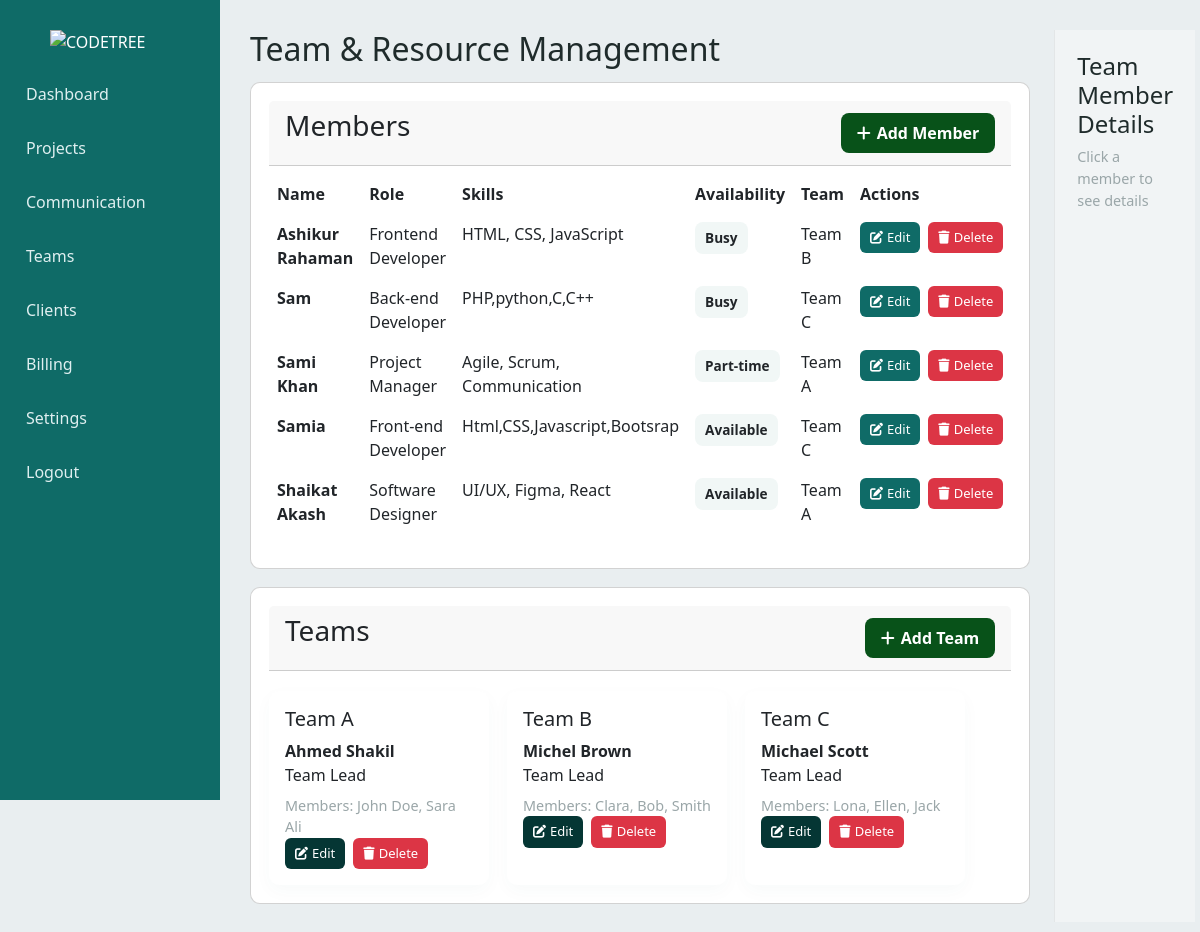
The page /codetree-ipcms/teams.php (signed in) on the database its author committed.
### tables this page shows
CREATE TABLE `team_members` (
  `id` int(11) NOT NULL,
  `name` varchar(100) NOT NULL,
  `email` varchar(100) DEFAULT NULL,
  `role` varchar(100) NOT NULL,
  `skills` text DEFAULT NULL,
  `availability` enum('Available','Busy','Part-time') DEFAULT 'Available',
  `workload` int(11) DEFAULT 0,
  `projects` text DEFAULT NULL,
  `team_id` int(11) DEFAULT NULL,
  `created_at` timestamp NOT NULL DEFAULT current_timestamp()
);

CREATE TABLE `teams` (
  `id` int(11) NOT NULL,
  `name` varchar(100) NOT NULL,
  `leader` varchar(100) DEFAULT NULL,
  `members` text DEFAULT NULL,
  `created_at` timestamp NOT NULL DEFAULT current_timestamp()
);

### codetree-ipcms/teams.php (the view, shortened to what this page needs)
<?php
require_once 'config.php';
$team_members = $pdo->query("SELECT tm.*, t.name as team_name FROM team_members tm LEFT JOIN teams t ON tm.team_id = t.id ORDER BY tm.name")->fetchAll(PDO::FETCH_ASSOC);
?>
<!doctype html>
<html lang="en">
<head>
  <link href="https://cdn.jsdelivr.net/npm/bootstrap@5.3.0/dist/css/bootstrap.min.css" rel="stylesheet">
  <link rel="stylesheet" href="https://cdnjs.cloudflare.com/ajax/libs/font-awesome/6.4.0/css/all.min.css">
</head>
<body>
<nav class="sidebar">
  <div class="brand">
    <img src="logo.png" alt="CODETREE" />
  </div>
  <ul class="navlist">
    <li><a href="adashboard.php">Dashboard</a></li>
      <li><a href="projects.php">Projects</a></li>
      <li><a href="comunication.php">Communication</a></li>
      <li><a href="teams.php">Teams</a></li>
      <li><a href="clients.php">Clients</a></li>
      <li><a href="billing.php">Billing</a></li>
      <li><a href="settins.php">Settings</a></li>
      <li><a href="logout.php">Logout</a></li>
  </ul>
</nav>
<div class="main">
  <div class="left">
    <h2>Team & Resource Management</h2>
    <div class="card">
      <div class="card-header d-flex justify-content-between align-items-center mb-2">
  <h3>Members</h3>
  <button class="btn-add" id="addMemberBtn">
    <i class="fas fa-plus"></i> Add Member
  </button>
</div>
      <table class="table table-borderless">
        <thead>
          <tr>
            <th>Name</th>
            <th>Role</th>
            <th>Skills</th>
            <th>Availability</th>
            <th>Team</th>
            <th>Actions</th>
          </tr>
        </thead>
        <tbody id="teamBody">
          <?php foreach ($team_members as $member):
            $projects = json_decode($member['projects'] ?? '[]', true) ?: [];
          ?>
          <tr class="member-row"
              data-id="<?php echo $member['id']; ?>"
              data-name="<?php echo htmlspecialchars($member['name']); ?>"
              data-role="<?php echo htmlspecialchars($member['role']); ?>"
              data-skills="<?php echo htmlspecialchars($member['skills']); ?>"
              data-availability="<?php echo htmlspecialchars($member['availability']); ?>"
              data-workload="<?php echo $member['workload']; ?>"
              data-projects='<?php echo json_encode($projects); ?>'
              data-team-id="<?php echo $member['team_id']; ?>">
            <td><strong><?php echo htmlspecialchars($member['name']); ?></strong></td>
            <td><?php echo htmlspecialchars($member['role']); ?></td>
            <td><?php echo htmlspecialchars($member['skills']); ?></td>
            <td><span class="chip"><?php echo htmlspecialchars($member['availability']); ?></span></td>
            <td><?php echo htmlspecialchars($member['team_name'] ?? 'No Team'); ?></td>
            <td>
              <div class="action-btns">
                <button class="btn-action btn-edit" data-id="<?php echo $member['id']; ?>">
                  <i class="fas fa-edit"></i> Edit
                </button>
                <button class="btn-action btn-delete" data-id="<?php echo $member['id']; ?>">
                  <i class="fas fa-trash"></i> Delete
                </button>
              </div>
            </td>
          </tr>
          <?php endforeach; ?>
        </tbody>
      </table>
    </div>
    <div class="card">
      <div class="card-header d-flex justify-content-between align-items-center mb-2">
  <h3>Teams</h3>
  <button class="btn-add" id="addTeamBtn">
    <i class="fas fa-plus"></i> Add Team
  </button>
</div>
      <div class="team-grid" id="teamsGrid">
        <?php
        $conn = new mysqli($servername, $username, $password, $dbname);
        $teams_result = $conn->query("SELECT * FROM teams ORDER BY name");
        if ($teams_result->num_rows > 0) {
            while($team = $teams_result->fetch_assoc()) {
                $members_array = json_decode($team['members'] ?? '[]', true) ?: [];
                echo '<div class="team-card" data-id="' . $team['id'] . '" data-name="' . htmlspecialchars($team['name']) . '" data-leader="' . htmlspecialchars($team['leader']) . '" data-members=\'' . json_encode($members_array) . '\'>';
                echo '<h5>' . htmlspecialchars($team['name']) . '</h5>';
                echo '<div style="margin-top:6px"><strong>' . htmlspecialchars($team['leader']) . '</strong><div>Team Lead</div></div>';
                if (!empty($members_array)) {
                    echo '<div class="muted" style="margin-top:8px">Members: ' . htmlspecialchars(implode(', ', $members_array)) . '</div>';
                }
                echo '<div class="action-btns">';
                echo '<button class="btn-action btn-edit-team"><i class="fas fa-edit"></i> Edit</button>';
                echo '<button class="btn-action btn-delete-team"><i class="fas fa-trash"></i> Delete</button>';
                echo '</div>';
                echo '</div>';
            }
        }
        ?>
      </div>
    </div>
  </div>
  <aside class="right" id="memberPanel">
    <h4>Team Member Details</h4>
    <div class="muted">Click a member to see details</div>
  </aside>
</div>
</body>
</html>

### codetree-ipcms/teams.php (style rules this page uses)
:root { --sidebar-w:220px;--bg:#e9eef0;--panel:#f1f4f5;--accent:#0f6b67;--muted:#9aa6a8 }
html,body { height:100%;margin:0;font-family:Segoe UI,Arial;color:#1f2b2b;background:var(--bg); }
.main { margin-left:var(--sidebar-w); display:flex; min-height:100vh; padding:30px; gap:24px; box-sizing:border-box; }
.left { flex:2; }
.right { width:320px; background:var(--panel); padding:22px; border-left:1px solid rgba(0,0,0,0.06) }
.card { background:#fff; border-radius:10px; padding:18px; margin-bottom:18px; }
h2,h3 { margin-bottom:14px; }
table th { text-align:left; color:var(--muted); font-weight:600; }
.chip { display:inline-block; padding:6px 10px; border-radius:8px; background:#f1f7f6; font-weight:600; font-size:.85rem; }
.team-grid { display:flex; gap:18px; margin-top:12px; flex-wrap:wrap; }
.team-card { background:#fff; padding:16px; border-radius:10px; width:220px; box-shadow:0 6px 18px rgba(15,107,103,0.03) }
.muted { color:var(--muted); font-size:.9rem; }
.action-btns { display: flex; gap: 8px; }
.action-btns { display:flex; gap:8px; }
.btn-action { padding:6px 10px; border:none; border-radius:6px; cursor:pointer; font-size:13px; display:flex; align-items:center; gap:4px; transition:all 0.2s; }
.btn-edit { background:#0f6b67; color:white; }
.btn-delete { background:#dc3545; color:white; }
.btn-edit-team { background:#053634ff; color:white; }
.btn-delete-team { background:#dc3545; color:white; }
.btn-add { background: #085219ff; color: white; padding: 8px 16px; border-radius: 8px; border: none; cursor: pointer; display: flex; align-items: center; gap: 6px; font-weight: 600; transition: all 0.2s; }
.sidebar { width: 220px; min-height: 100vh; background:#0f6b67; color:#fff; padding:24px 16px; box-sizing:border-box; position:fixed; left:0; top:0; }
.brand img { width:120px; display:block; margin:6px auto 20px; }
.navlist { list-style:none; padding:0; margin:0; }
.navlist li { margin:14px 0; }
.navlist a { color:#dfeff0; text-decoration:none; display:block; padding:8px 10px; border-radius:6px; }

### rows shown on the page
team_members: name "Ashikur Rahaman", role "Frontend Developer", skills "HTML, CSS, JavaScript", availability "Busy", team.name "Team B"
team_members: name "Sam", role "Back-end Developer", skills "PHP,python,C,C++", availability "Busy", team.name "Team C"
team_members: name "Sami Khan", role "Project Manager", skills "Agile, Scrum, Communication", availability "Part-time", team.name "Team A"
team_members: name "Samia", role "Front-end Developer", skills "Html,CSS,Javascript,Bootsrap", availability "Available", team.name "Team C"
team_members: name "Shaikat Akash", role "Software Designer", skills "UI/UX, Figma, React", availability "Available", team.name "Team A"
teams: name "Team A", leader "Ahmed Shakil", members "John Doe, Sara Ali"
teams: name "Team B", leader "Michel Brown", members "Clara, Bob, Smith"
teams: name "Team C", leader "Michael Scott", members "Lona, Ellen, Jack"
